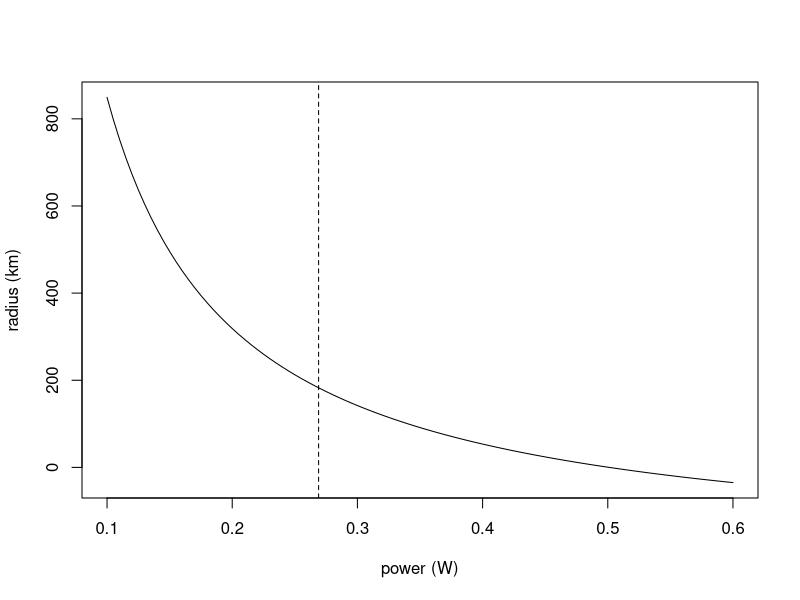

This figure's R source:
# Storm Petrel Foraging Radius Model 
rm(list=ls()) # remove everything currently held in the R memory
graphics.off() # close all open graphics windows 

# Wilson's Storm Petrel
e<-4330 # energy in joules per gram
m<-8 # stomach capacity in grams
t<-86400 # time at sea in seconds
r<-212000 # foraging radius in metres
v<-4.9 # cross country speed in metres per second
p<-.4 # power delivered to chick


power <- function(e,m,t,r,v) {
  
 (2*e*m)/(t + (2*r)/v)
}

power(e,m,t,r,v)

radius<-function(e,m,v,p,t){
((e*m*v)/p) - ((t*v)/2)
}

radius(e,m,v,p,t)

# European Storm Petrel
eSP<-4330
mSP<-5 # Diet and foraging behaviour of the british storm petrel in the bay of biscay during summer
tSP<-86400
rSP<-336000
vSP<-4.9

power(eSP,mSP,tSP,rSP,vSP)

pSP<-0.4

radius<-function(e,m,v,p,t){
  ((e*m*v)/p) - ((t*v)/2)
}

radius(eSP,mSP,vSP,pSP,tSP)

# use the function for radius where only one value can vary so we can plot it
radiusPlot<-function(p){
  (((4330*5*4.9)/p) - ((86400*4.9)/2))/1000
}
curve(radiusPlot, from=0.1, to=0.6, xlab="power (W)", ylab="radius (km)")
abline(v = 0.269, lty = 2)
